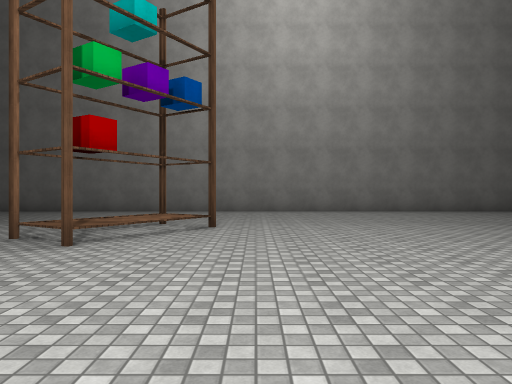
view 1 (above)

15 first-person views from a walk through a scene from a Unity 3-D project. The camera is 1.4 m above the floor, looks level and sees 70° across. The floor is counted in squares, 2 m on a side. Each view is taken from the middle of a square. On the plan, view 1 faces up. The plan holds only what a view shows up to about 11 squares ahead; the rest is blank. The place goes on beyond the plan. Some animated figures are left out. Some surface patterns are stand-ins.

view 2
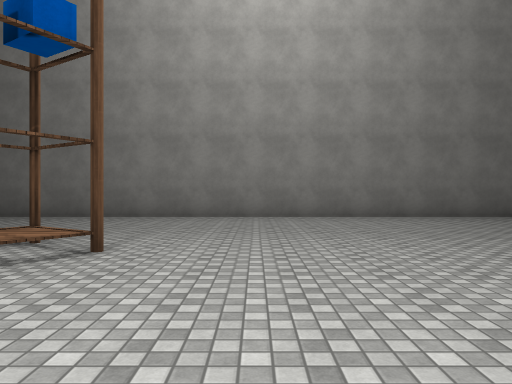

view 3
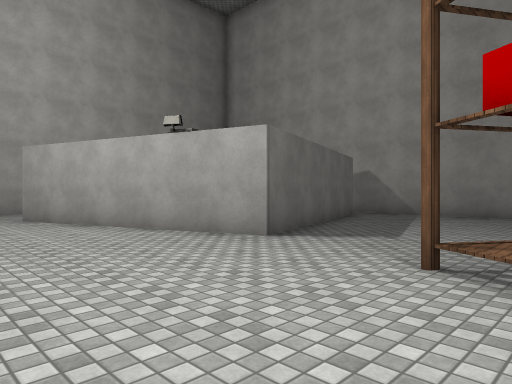

view 4
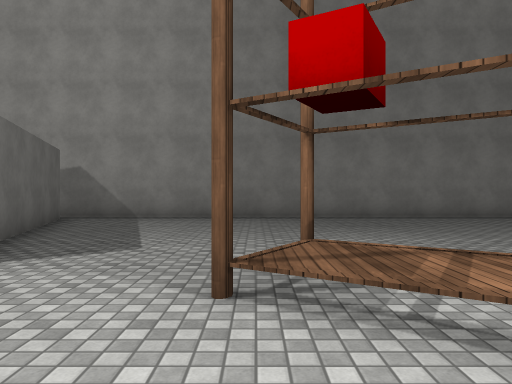

view 5
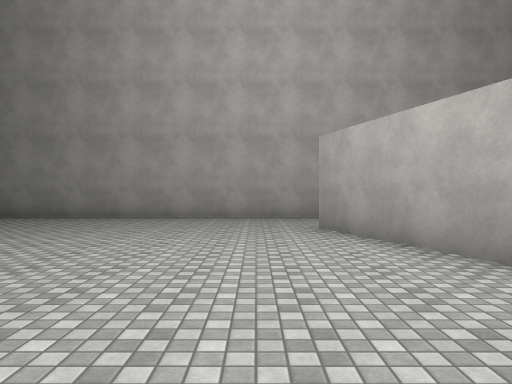

view 6
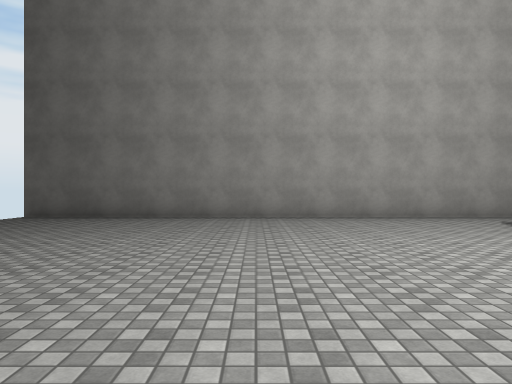

view 7
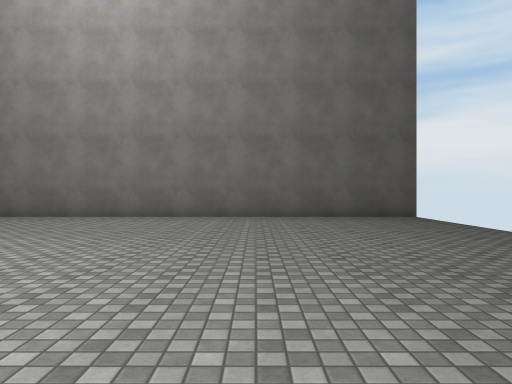

view 8
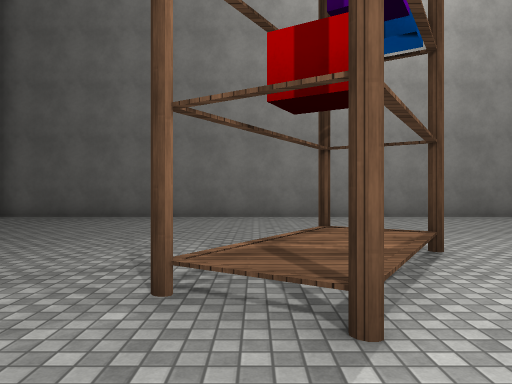

view 9
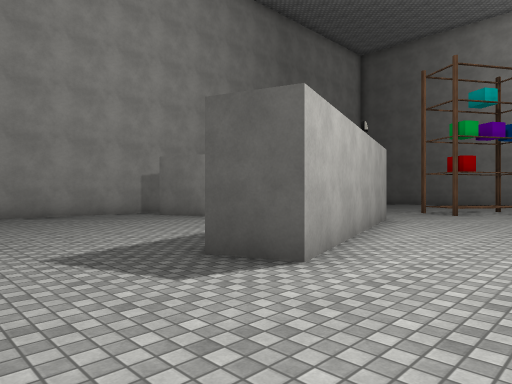

view 10
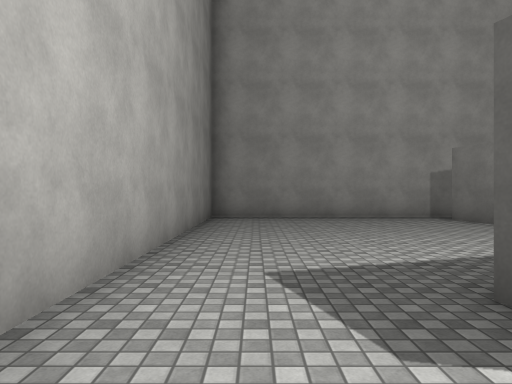

view 11
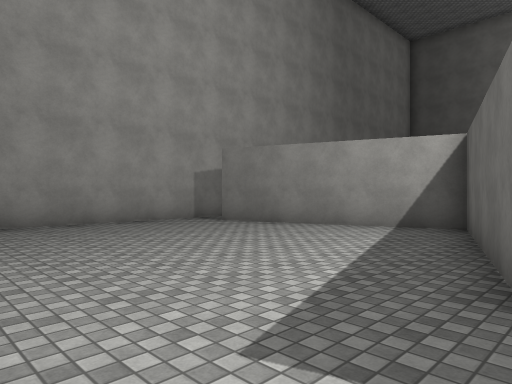

view 12
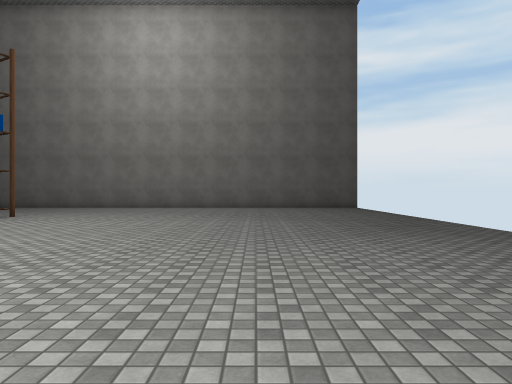

view 13
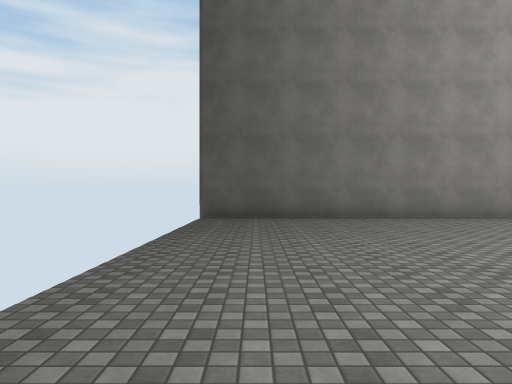

view 14
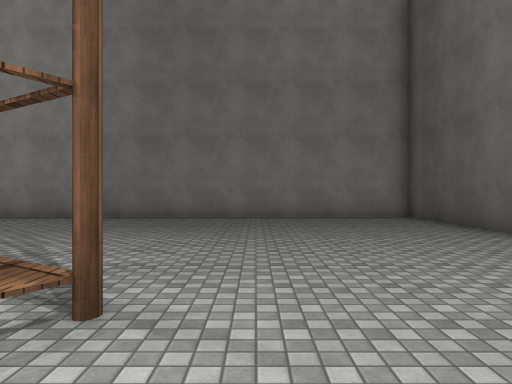

view 15
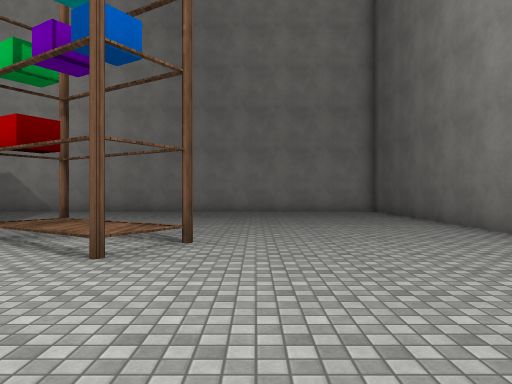

### Floor plan
Points are (right, up) in squares from view 1. A wall is a line through its corners. A room is listed if a view was taken in it or the views show most of it. See-through windows are left out.
Room 1 (views 1, 2, 3, 4, 5, 6, 7, 8, 9, 10, 11, 12, 13, 14, 15)
walls: (-2.5, -3.9) (-4, 0.5) (-9.1, -1.2); (-9.3, 0) (-3.3, 2) (-1.2, -4.1) (-2.4, -4.5); (10.5, 13.3) (-10.2, 13.3) (-10.2, -7.2) (10.5, -7.2)
objects: shelf (-2, 5); shelf (-2, 7) to (-1, 8)

Where each view was taken, in squares from view 1:
view 1: 0 up, 0 right, facing up
view 2: 3 up, 1 right, facing up
view 3: 6 up, 1 right, facing down-left
view 4: 5 up, 0 right, facing left
view 5: 3 up, 0 right, facing down
view 6: 3 up, 4 right, facing down
view 7: 3 up, 6 right, facing up
view 8: 3 up, 3 left, facing up
view 9: 7 down, 1 right, facing up-left
view 10: 6 down, 0 right, facing left
view 11: 7 down, 2 left, facing up-left
view 12: 3 down, 6 right, facing up
view 13: 3 up, 9 right, facing down
view 14: 9 up, 0 right, facing left
view 15: 9 up, 3 right, facing left
